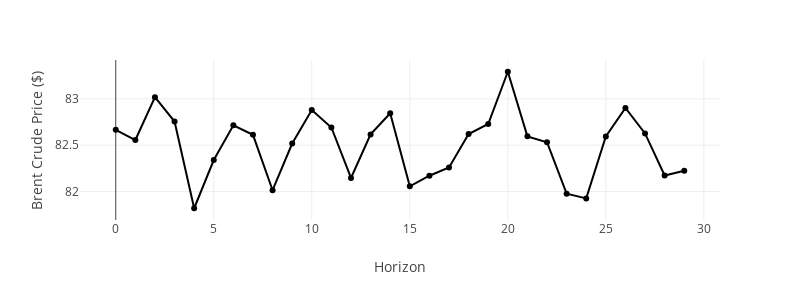

Notebook source saved alongside this figure:
### Code cell
fig = px.line(x= np.arange(0,30), y=forecastBrent, markers=True, line_shape='linear', width=800, height=300 ,
                    labels={'y': 'Brent Crude Price ($)', 'x': 'Horizon'})

fig.show()

### Figure 1 — Plotly figure (JSON) as saved in the notebook; plotly's stock layout.template omitted (floating-point values rounded to 4 significant figures)
{"data": [{"hovertemplate": "Horizon=%{x}<br>Brent Crude Price ($)=%{y}<extra></extra>", "legendgroup": "", "line": {"color": "#000001", "dash": "solid", "shape": "linear"}, "marker": {"symbol": "circle"}, "mode": "markers+lines", "name": "", "orientation": "v", "showlegend": false, "type": "scatter", "x": [0, 1, 2, 3, 4, 5, 6, 7, 8, 9, 10, 11, 12, 13, 14, 15, 16, 17, 18, 19, 20, 21, 22, 23, 24, 25, 26, 27, 28, 29], "xaxis": "x", "y": [82.67, 82.56, 83.02, 82.76, 81.82, 82.34, 82.71, 82.61, 82.02, 82.52, 82.88, 82.69, 82.15, 82.62, 82.84, 82.06, 82.17, 82.26, 82.62, 82.73, 83.29, 82.6, 82.53, 81.98, 81.93, 82.59, 82.9, 82.63, 82.17, 82.22], "yaxis": "y"}], "layout": {"height": 300, "legend": {"tracegroupgap": 0}, "margin": {"t": 60}, "width": 800, "xaxis": {"anchor": "y", "domain": [0, 1], "title": {"text": "Horizon"}}, "yaxis": {"anchor": "x", "domain": [0, 1], "title": {"text": "Brent Crude Price ($)"}}}}
